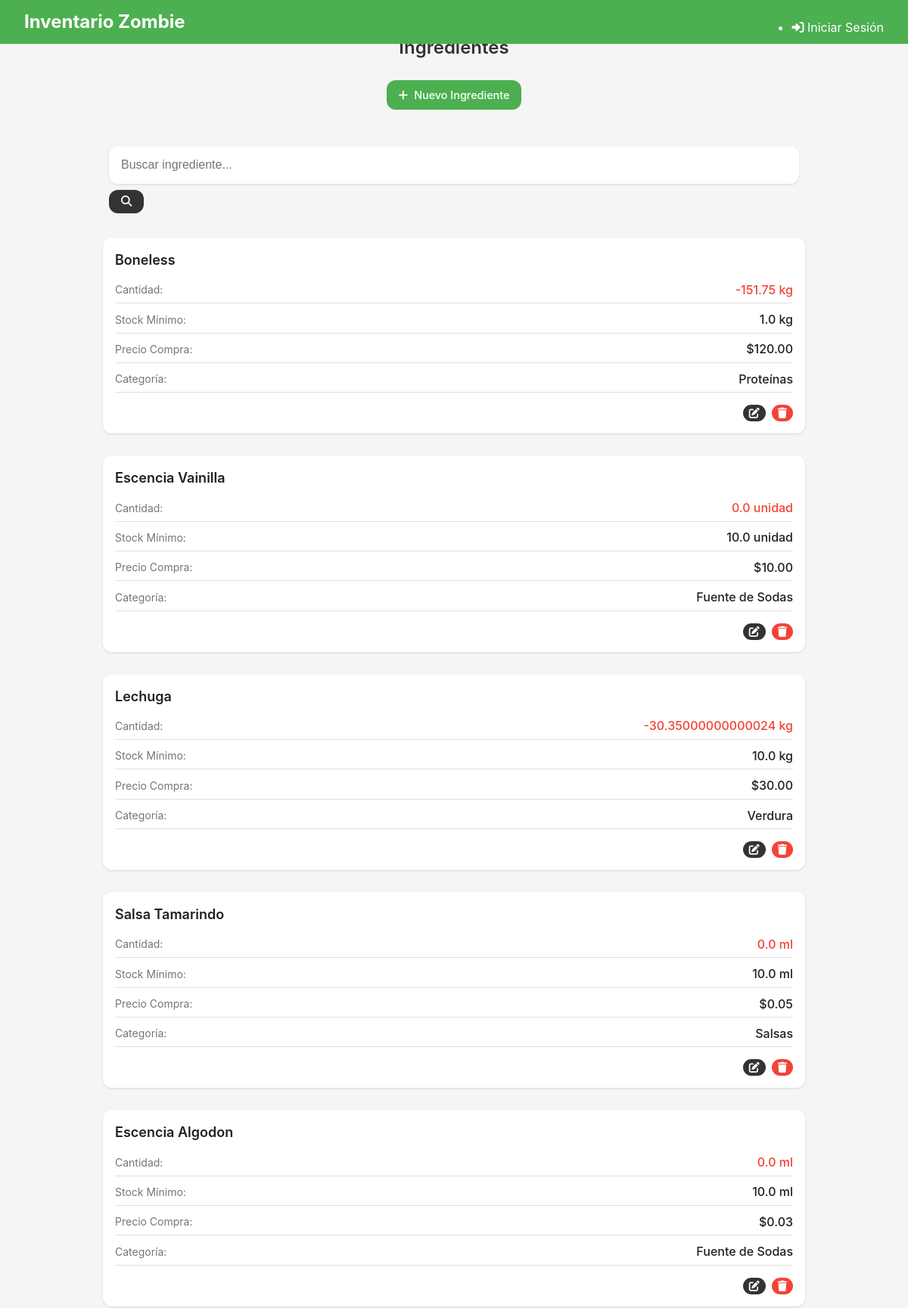
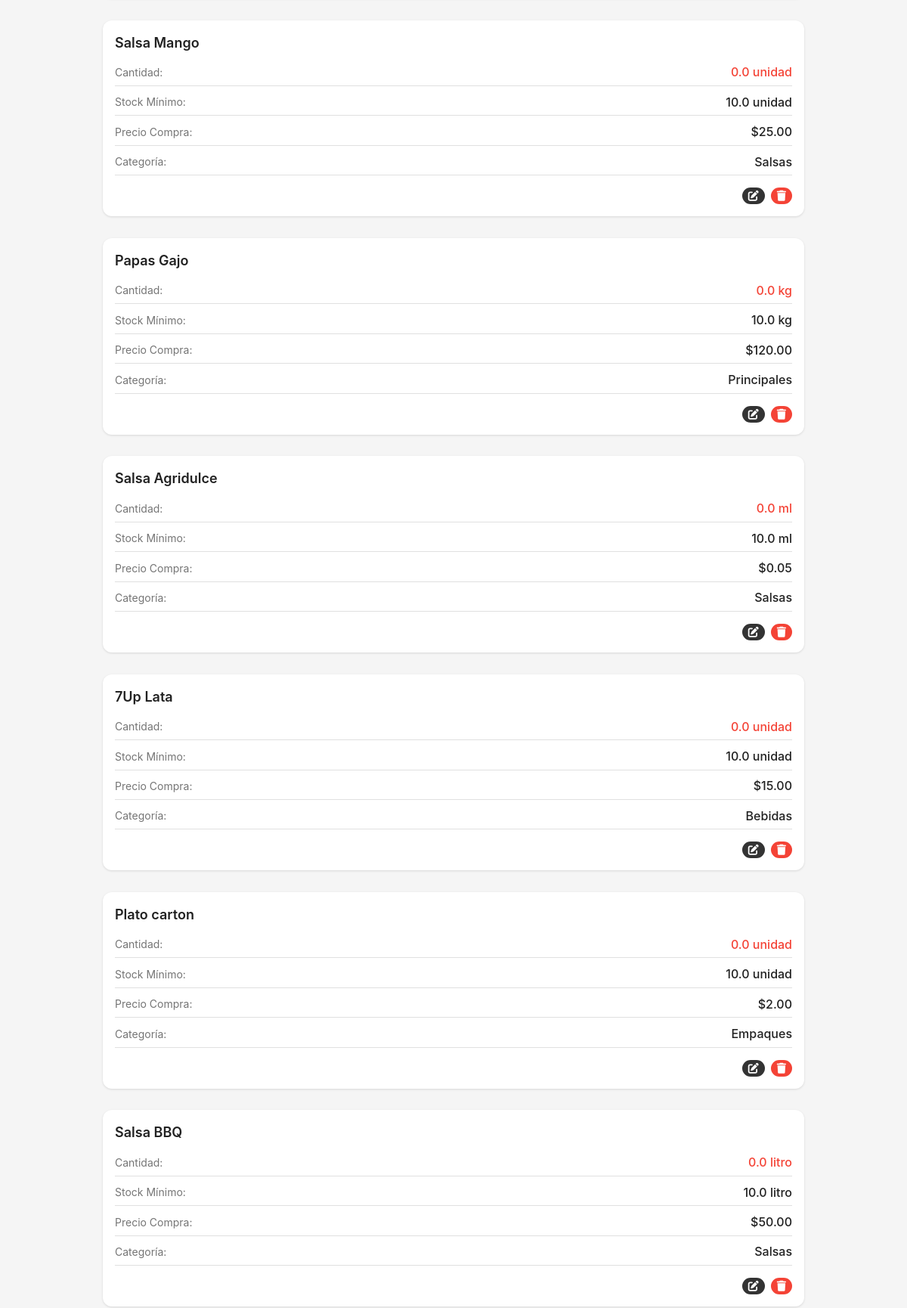
The page /ingredientes/ (upper part) on the database its author committed (2 pictures, top to bottom).
### tables this page shows
CREATE TABLE Ingredientes (
    id INTEGER PRIMARY KEY AUTOINCREMENT,
    nombre TEXT NOT NULL UNIQUE,
    unidad_medida TEXT NOT NULL,
    precio_compra REAL,
    cantidad_actual REAL NOT NULL DEFAULT 0,
    stock_minimo REAL
, categoria TEXT);

### routes/ingredientes.py (the view)
@ingredientes_web_bp.route('/', methods=['GET'])
def index():
    db = get_db()
    cursor = db.execute('SELECT * FROM Ingredientes')
    ingredientes = []
    for row in cursor.fetchall():
        ingrediente = dict(
            id=row['id'],
            nombre=row['nombre'],
            unidad_medida=row['unidad_medida'],
            precio_compra=row['precio_compra'],
            cantidad_actual=row['cantidad_actual'],
            stock_minimo=row['stock_minimo']
        )
        try:
            ingrediente['categoria'] = row['categoria']
        except (IndexError, KeyError):
            ingrediente['categoria'] = None
        ingredientes.append(ingrediente)
    return render_template('ingredientes/lista.html', ingredientes=ingredientes)

### app.py (called while the page is built)
@app.template_global()
def now():
    return datetime.datetime.now()

@app.after_request
def add_cors_headers(response):
    response.headers.add('Access-Control-Allow-Origin', '*')
    response.headers.add('Access-Control-Allow-Headers', 'Content-Type,Authorization')
    response.headers.add('Access-Control-Allow-Methods', 'GET,PUT,POST,DELETE,OPTIONS')
    return response

### database.py (called while the page is built)
def get_db():
    if 'db' not in g:
        g.db = sqlite3.connect(
            current_app.config['DATABASE'],
            detect_types=sqlite3.PARSE_DECLTYPES
        )
        g.db.row_factory = sqlite3.Row
    return g.db

### templates/ingredientes/lista.html (shortened to what this page needs)
{% extends "layout.html" %}
{% block content %}
<div class="page-header">
    <h1>Ingredientes</h1>
    <a href="{{ url_for('ingredientes_web.nuevo') }}" class="btn btn-primary">
        <i class="fas fa-plus"></i> Nuevo Ingrediente
    </a>
</div>
<div class="search-box">
    <input type="text" id="search-input" placeholder="Buscar ingrediente...">
    <button id="search-button" class="btn">
        <i class="fas fa-search"></i>
    </button>
</div>
<div class="item-list" id="ingredient-cards">
    {% for ingrediente in ingredientes %}
    <div class="item-card">
        <h3>{{ ingrediente.nombre }}</h3>
        <div class="item-detail">
            <span>Cantidad:</span>
            <span class="{% if ingrediente.cantidad_actual <= ingrediente.stock_minimo %}low-stock{% endif %}">
                {{ ingrediente.cantidad_actual }} {{ ingrediente.unidad_medida }}
            </span>
        </div>
        <div class="item-detail">
            <span>Stock Mínimo:</span>
            <span>{{ ingrediente.stock_minimo }} {{ ingrediente.unidad_medida }}</span>
        </div>
        <div class="item-detail">
            <span>Precio Compra:</span>
            <span>${{ "%.2f"|format(ingrediente.precio_compra) }}</span>
        </div>
        <div class="item-detail">
            <span>Categoría:</span>
            <span>{{ ingrediente.get('categoria') or 'Sin categoría' }}</span>
        </div>
        <div class="item-actions">
            <a href="{{ url_for('ingredientes_web.editar', id=ingrediente.id) }}" class="btn btn-secondary btn-sm">
                <i class="fas fa-edit"></i>
            </a>
            <button class="btn btn-danger btn-sm delete-ingredient"
                   data-id="{{ ingrediente.id }}"
                   data-name="{{ ingrediente.nombre }}">
                <i class="fas fa-trash"></i>
            </button>
        </div>
    </div>
    {% endfor %}
</div>
{% endblock %}

### static/css/main.css (style rules this page uses)
:root { --primary-color: #2c3e50; --secondary-color: #3498db; --accent-color: #e74c3c; --background-color: #ecf0f1; --text-color: #333; --light-text: #fff; --success-color: #2ecc71; --warning-color: #f39c12; --error-color: #e74c3c; --info-color: #3498db; }
* { margin: 0; padding: 0; box-sizing: border-box; }
body { font-family: 'Segoe UI', Tahoma, Geneva, Verdana, sans-serif; line-height: 1.6; color: var(--text-color); background-color: var(--background-color); }
h1 { color: var(--primary-color); margin-bottom: 1rem; font-size: 1.5rem; text-align: center; }
.btn { display: inline-block; background-color: var(--secondary-color); color: var(--light-text); padding: 0.5rem 1rem; border-radius: 4px; text-decoration: none; margin-top: 0.5rem; transition: background-color 0.3s; text-align: center; border: none; cursor: pointer; font-size: 0.9rem; }
input, select, textarea { width: 100%; padding: 0.5rem; border: 1px solid #ddd; border-radius: 4px; font-size: 1rem; }
.item-card { background: white; border-radius: 8px; padding: 1rem; margin-bottom: 0.8rem; box-shadow: 0 2px 4px rgba(0, 0, 0, 0.1); }
.item-card h3 { color: var(--primary-color); margin-bottom: 0.3rem; }
.item-card .item-detail { display: flex; justify-content: space-between; margin-bottom: 0.3rem; }
.item-card .item-actions { display: flex; justify-content: flex-end; gap: 0.5rem; margin-top: 0.5rem; }
@media screen and (min-width: 768px) { h1 { font-size: 2rem; text-align: left; } }
.btn-primary { background-color: var(--primary-color); }
.btn-secondary { background-color: var(--secondary-color); }
.btn-danger { background-color: var(--accent-color); }
.btn-sm { padding: 0.3rem 0.7rem; font-size: 0.8rem; }

### rows shown on the page
Ingredientes: nombre "Boneless", cantidad_actual "-151.75", unidad_medida "kg", stock_minimo "1.0", precio_compra "120.00", categoria "Proteínas"
Ingredientes: nombre "Escencia Vainilla", cantidad_actual "0.0", unidad_medida "unidad", stock_minimo "10.0", precio_compra "10.00", categoria "Fuente de Sodas"
Ingredientes: nombre "Lechuga", cantidad_actual "-30.35000000000024", unidad_medida "kg", stock_minimo "10.0", precio_compra "30.00", categoria "Verdura"
Ingredientes: nombre "Salsa Tamarindo", cantidad_actual "0.0", unidad_medida "ml", stock_minimo "10.0", precio_compra "0.05", categoria "Salsas"
Ingredientes: nombre "Escencia Algodon", cantidad_actual "0.0", unidad_medida "ml", stock_minimo "10.0", precio_compra "0.03", categoria "Fuente de Sodas"
Ingredientes: nombre "Salsa Mango", cantidad_actual "0.0", unidad_medida "unidad", stock_minimo "10.0", precio_compra "25.00", categoria "Salsas"
Ingredientes: nombre "Papas Gajo", cantidad_actual "0.0", unidad_medida "kg", stock_minimo "10.0", precio_compra "120.00", categoria "Principales"
Ingredientes: nombre "Salsa Agridulce", cantidad_actual "0.0", unidad_medida "ml", stock_minimo "10.0", precio_compra "0.05", categoria "Salsas"
Ingredientes: nombre "7Up Lata", cantidad_actual "0.0", unidad_medida "unidad", stock_minimo "10.0", precio_compra "15.00", categoria "Bebidas"
Ingredientes: nombre "Plato carton", cantidad_actual "0.0", unidad_medida "unidad", stock_minimo "10.0", precio_compra "2.00", categoria "Empaques"
Ingredientes: nombre "Salsa BBQ", cantidad_actual "0.0", unidad_medida "litro", stock_minimo "10.0", precio_compra "50.00", categoria "Salsas"
